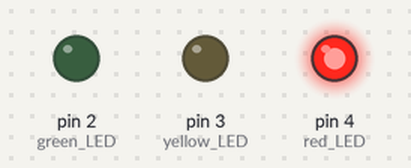
Bench run of a sketch on a simulated Arduino Uno, built with avr-gcc and run on an emulated ATmega328P. Shown: output pins drawn as LEDs (lit = HIGH).

Above: at 1.5 s.
At 4.5 s:
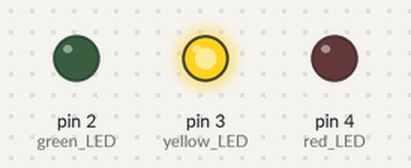
At 7.5 s:
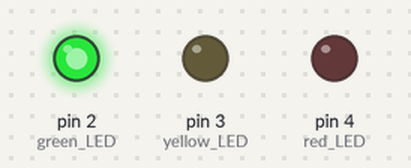
Timing chart, 0 to 11.7 s (numbered marks = the images above):
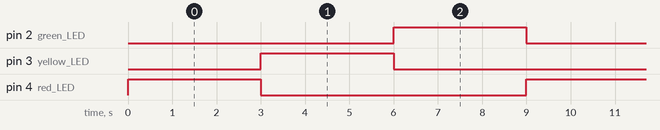

The sketch:

automatic_traffic_light1.ino
```cpp
void setup()
{
  pinMode(4, OUTPUT);// red LED
  pinMode(3, OUTPUT);// yellow LED
  pinMode(2, OUTPUT);// green LED
}

void loop()
{
  digitalWrite(4, HIGH);
  delay(3000); // Wait for 3000 millisecond(s)
  digitalWrite(4, LOW);

  digitalWrite(3, HIGH);
  delay(3000); // Wait for 3000 millisecond(s)
  digitalWrite(3, LOW);

  digitalWrite(2, HIGH);
  delay(3000); // Wait for 3000 millisecond(s)
  digitalWrite(2, LOW);
}
```

Measured:
- by itself, pin 2 (green_LED), pin 3 (yellow_LED), pin 4 (red_LED): alternates HIGH for 3.0 s and LOW for 6.0 s
- by itself, everything shown: repeats every 9.0 s, in 4 steps
